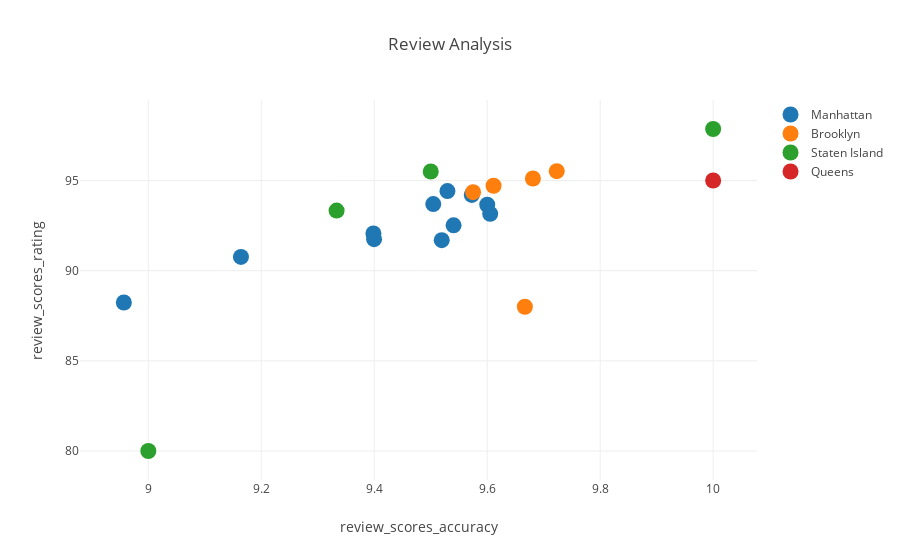

The code cell stored with this chart in its notebook:
### Code cell
scatterplot('review_scores_accuracy','review_scores_rating', 'Review Analysis')

### Figure 1 — Plotly figure (JSON) as saved in the notebook; plotly's stock layout.template omitted (floating-point values rounded to 4 significant figures)
{"data": [{"marker": {"size": 16, "symbol": "circle"}, "mode": "markers", "name": "Manhattan", "text": [10003, 10011, 10013, 10014, 10021, 10022, 10023, 10025, 10028, 10036, 10128], "type": "scatter", "uid": "578a7d68-5c97-11e9-b6bc-3cf862c2ea5b", "x": [9.54, 9.504, 9.519, 9.6, 9.605, 8.957, 9.53, 9.399, 9.573, 9.164, 9.4], "y": [92.51, 93.69, 91.69, 93.66, 93.15, 88.23, 94.41, 92.06, 94.2, 90.76, 91.75]}, {"marker": {"size": 16, "symbol": "circle"}, "mode": "markers", "name": "Brooklyn", "text": [11201, 11215, 11217, 11231, 11234], "type": "scatter", "uid": "578a7d69-5c97-11e9-89aa-3cf862c2ea5b", "x": [9.723, 9.681, 9.611, 9.575, 9.667], "y": [95.52, 95.11, 94.71, 94.35, 88]}, {"marker": {"size": 16, "symbol": "circle"}, "mode": "markers", "name": "Staten Island", "text": [10304, 10305, 10306, 10312], "type": "scatter", "uid": "578a7d6a-5c97-11e9-96d7-3cf862c2ea5b", "x": [9, 9.333, 9.5, 10], "y": [80, 93.33, 95.5, 97.86]}, {"marker": {"size": 16, "symbol": "circle"}, "mode": "markers", "name": "Queens", "text": [11434], "type": "scatter", "uid": "578a7d6b-5c97-11e9-8065-3cf862c2ea5b", "x": [10], "y": [95]}], "layout": {"hovermode": "closest", "title": "Review Analysis", "xaxis": {"title": "review_scores_accuracy"}, "yaxis": {"title": "review_scores_rating"}}}
